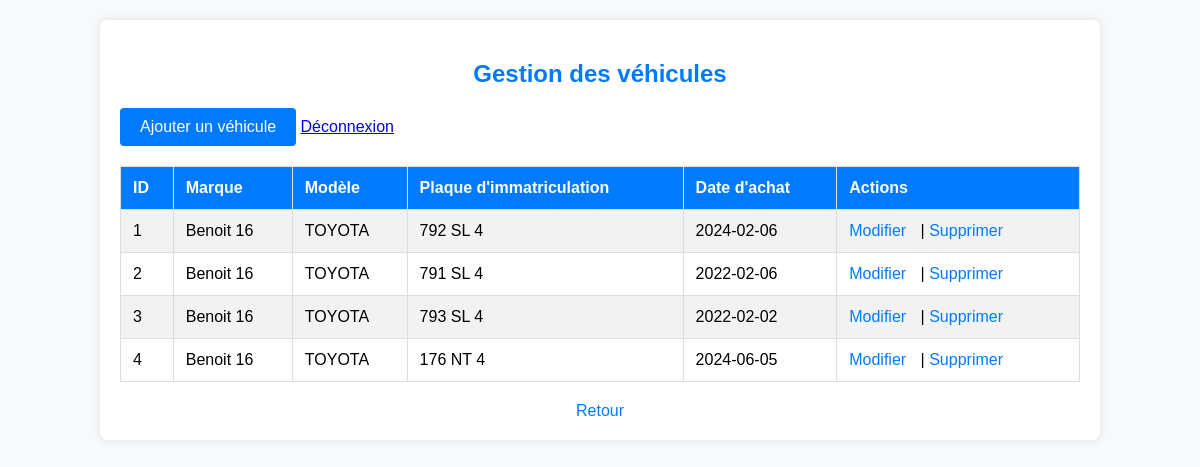
/Gestion_taxi_service/vehicules.php, run on the app's committed database.
### tables this page shows
CREATE TABLE `vehicules` (
  `id` int(11) NOT NULL,
  `marque` varchar(255) NOT NULL,
  `modele` varchar(255) NOT NULL,
  `plaque_immatriculation` varchar(255) NOT NULL,
  `date_achat` date NOT NULL
);

### Gestion_taxi_service/vehicules.php (the view, shortened to what this page needs)
<?php
$conn = new mysqli("localhost", "root", "", "gestion_taxi");
$sql = "SELECT * FROM vehicules";
$result = $conn->query($sql);
?>
<!DOCTYPE html>
<html lang="fr">
<head>
</head>
<body>
    <div class="container">
        <h2>Gestion des véhicules</h2>
        <a class="button" href="ajouter_vehicule.php">Ajouter un véhicule</a>
        <a href="?logout=true">Déconnexion</a>
        <table>
            <tr>
                <th>ID</th>
                <th>Marque</th>
                <th>Modèle</th>
                <th>Plaque d'immatriculation</th>
                <th>Date d'achat</th>
                <th>Actions</th>
            </tr>
            <?php
            if ($result->num_rows > 0) {
                while ($row = $result->fetch_assoc()) {
                    echo "<tr>";
                    echo "<td>" . $row['id'] . "</td>";
                    echo "<td>" . $row['marque'] . "</td>";
                    echo "<td>" . $row['modele'] . "</td>";
                    echo "<td>" . $row['plaque_immatriculation'] . "</td>";
                    echo "<td>" . $row['date_achat'] . "</td>";
                    echo "<td class='actions'><a href='modifier_vehicule.php?id=" . $row['id'] . "'>Modifier</a> | <a href='supprimer_vehicule.php?id=" . $row['id'] . "'>Supprimer</a></td>";
                    echo "</tr>";
                }
            } else {
                echo "<tr><td colspan='6'>Aucun véhicule trouvé.</td></tr>";
            }
            ?>
        </table>
        <a class="back" href="tableau_de_bord.php">Retour</a>
    </div>
</body>
</html>

### Gestion_taxi_service/vehicules.php (style rules this page uses)
body { font-family: Arial, sans-serif; background-color: #f8f9fa; margin: 0; padding: 0; }
.container { width: 80%; margin: 20px auto; background-color: #fff; border-radius: 8px; box-shadow: 0 0 10px rgba(0, 0, 0, 0.1); padding: 20px; }
h2 { text-align: center; color: #007bff; margin-bottom: 20px; }
a.button { display: inline-block; background-color: #007bff; color: #fff; text-decoration: none; padding: 10px 20px; border-radius: 4px; margin-bottom: 20px; }
table { width: 100%; border-collapse: collapse; }
th, td { border: 1px solid #ddd; padding: 12px; text-align: left; }
th { background-color: #007bff; color: #fff; }
tr:nth-child(even) { background-color: #f2f2f2; }
td.actions a { margin-right: 10px; color: #007bff; text-decoration: none; }
a.back { display: block; margin-top: 20px; text-align: center; color: #007bff; text-decoration: none; }

### data on the page
vehicules: id "1", marque "Benoit 16", modele "TOYOTA", plaque_immatriculation "792 SL 4", date_achat "2024-02-06"
vehicules: id "2", marque "Benoit 16", modele "TOYOTA", plaque_immatriculation "791 SL 4", date_achat "2022-02-06"
vehicules: id "3", marque "Benoit 16", modele "TOYOTA", plaque_immatriculation "793 SL 4", date_achat "2022-02-02"
vehicules: id "4", marque "Benoit 16", modele "TOYOTA", plaque_immatriculation "176 NT 4", date_achat "2024-06-05"
